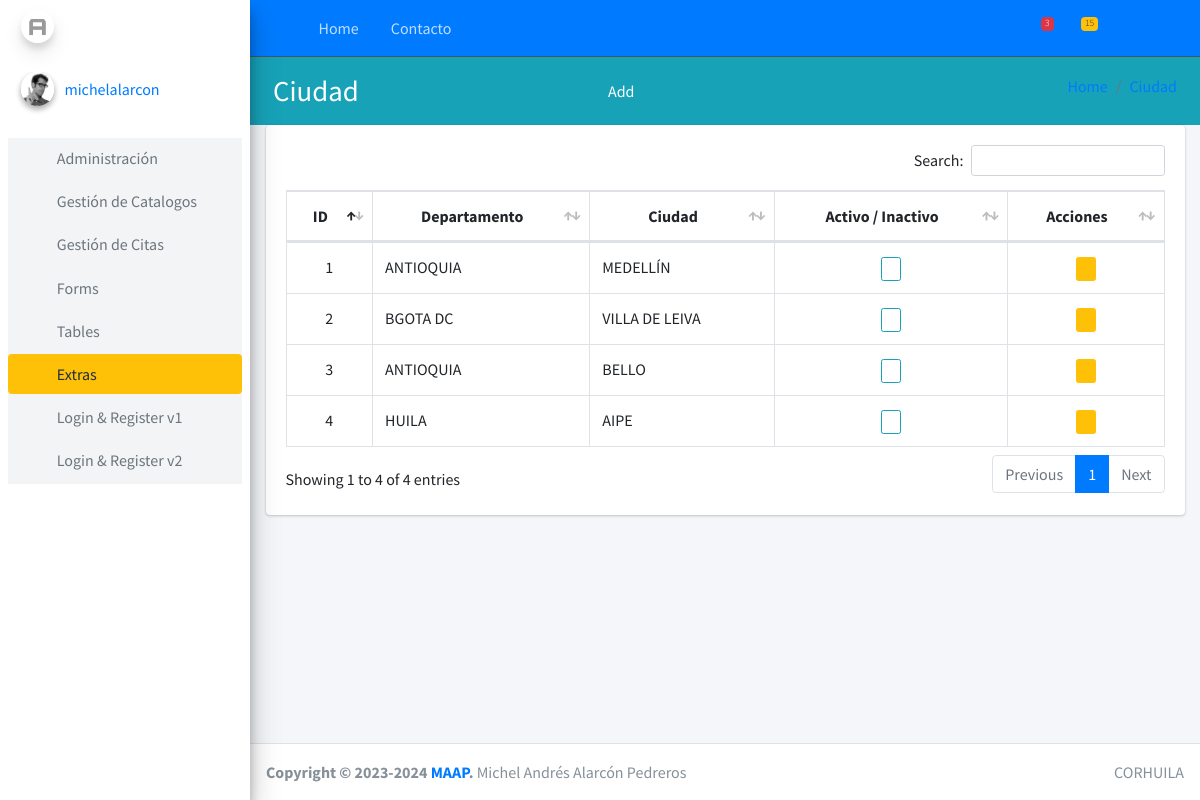
Screenshot of /geografico/ciudad/list/ (signed in) with the database file from the repository.
### aplicaciones/admon/models.py (models this page shows, shortened)
class Usuario(AuditModel, AbstractUser, PermissionsMixin):
    avatar = models.ImageField(upload_to='user/%Y/%m/%d/', verbose_name="Imagen",blank=True)
    token = models.UUIDField(primary_key=False, editable=False, verbose_name="Token", null=True, blank=True)
    telefono = models.CharField(max_length=10, verbose_name="Telefono")
    genero = models.CharField(max_length=1, choices=GENDER_CHOICES, verbose_name="Genero")
    email =models.EmailField(verbose_name="Correo Electrónico")
    first_name = models.CharField(verbose_name="Nombres", max_length=100)
    last_name = models.CharField(verbose_name="Apellidos", max_length=100)
    is_staff = models.BooleanField(default=False, verbose_name="Tiene Acceso a administracion")
    is_active = models.BooleanField(default=True, verbose_name="Esta Activo")
    is_superuser =models.BooleanField(default=False, verbose_name="Es usuario Administrador")
    USERNAME_FIELD = 'username'
    REQUIRED_FIELDS = ['first_name', 'last_name', 'email', 'password', 'genero', 'telefono']
    objects = UsuarioManager()
    class Meta:
        verbose_name = ('Usuario')
        verbose_name_plural = ('Usuarios')

### aplicaciones/geografico/models.py (models this page shows, shortened)
class Ciudad(AuditModel):
    nombre = models.CharField(max_length=100)
    departamento = models.ForeignKey(Departamento, on_delete=models.CASCADE, related_name='Ciudad')
    class Meta:
        verbose_name = 'Ciudad'
        verbose_name_plural = 'Ciudades'

class Departamento(AuditModel):
    nombre = models.CharField(max_length=100)
    pais = models.ForeignKey(Pais, on_delete=models.CASCADE, related_name='departamento')
    class Meta:
        verbose_name = 'Departamento'
        verbose_name_plural = 'Departamentos'
    def __str__(self):
        return self.nombre

### aplicaciones/geografico/views.py (the view)
# urls.py: path('ciudad/list/', CiudadListView.as_view(), name='ciudad_list'),
class CiudadListView(SinPrivilegios, ValidatePermissionRequiredMixin, SuccessMessageMixin, ListView):
    permission_required = 'geografico.view_ciudad'
    model = Ciudad
    template_name = "ciudad/read.html"
    error_message = "Error al actualizar el registro, verifique los Campos."
    context_object_name = "obj"
    def get_context_data(self, **kwargs):
        context = super().get_context_data(**kwargs)
        context['title'] = 'Datos del departamento'
        context['create_url'] = reverse_lazy('geografico:ciudad_new')
        context['list_url'] = reverse_lazy('geografico:ciudad_list')
        context['entity'] = 'Ciudad'
        return context

### aplicaciones/config/views.py (called while the page is built)
    def get_perms(self):
        if isinstance(self.permission_required, str):
            perms = (self.permission_required,)
        else:
            perms = self.permission_required
        return perms

    def dispatch(self, request, *args, **kwargs):
        if request.user.has_perms(self.get_perms()):
            return super().dispatch(request, *args, **kwargs)
        messages.error(request, 'No tiene permiso para ingresar a este módulo')
        return HttpResponseRedirect(self.get_url_redirect())

### aplicaciones/geografico/templates/ciudad/read.html (shortened to what this page needs)
{% extends 'cruds/list.html' %}
{% block table_head %}
<th style="text-align: center;">ID</th>
<th style="text-align: center;">Departamento</th>
<th style="text-align: center;">Ciudad</th>
<th style="text-align: center;">Activo / Inactivo</th>
<th style="text-align: center;">Acciones</th>
{% endblock table_head %}
{% block table_body %}
<td style="text-align: center;">{{ e.id }}</td>
<td>{{ e.departamento}}</td>
<td>{{ e.nombre}}</td>
<td style="text-align: center;">
  <div onclick="inactivar({{e.id}})">
    {% if e.state %}
    <button class="btn btn-outline-info btn-circle btn-xs">
      <i class="far fa-thumbs-up text-primary"></i>
    </button>
    {% else %}
    <button class="btn btn-outline-danger btn-circle btn-xs">
      <i class="far fa-thumbs-down text-danger"></i>
    </button>
    {% endif %}
  </div>
</td>
<td style="text-align: center;">
  {% if e.state %}
    <a href="{% url 'geografico:ciudad_edit' e.id %}" class="btn btn-warning btn-circle btn-xs" role="button"><i
      class="far fa-edit"> </i></a>
  {% else %}
    <a href="#" class="btn btn-danger btn-circle btn-xs" role="button"><i class="fa fa-user-times" aria-hidden="true"></i></a>
  {% endif %}
</td>
{% endblock table_body %}

### templates/cruds/list.html (shortened to what this page needs)
{% extends 'esquema/body.html' %}
{% load static %}
{% block extra_css %}
<link rel="stylesheet" href="{% static 'plugins\datatables-bs4\css\dataTables.bootstrap4.min.css' %}">
<link rel="stylesheet" href="{% static 'plugins/toastr/toastr.min.css' %}">
<link rel="stylesheet" href="{% static 'plugins\datatables-responsive\css\responsive.bootstrap4.min.css' %}">
<link rel="stylesheet" href="{% static 'plugins\datatables-buttons\css\buttons.bootstrap4.min.css' %}">
{% endblock extra_css %}
{% block bienvenida %}
<div class="col align-self-center">
    <h1>{{entity}} </h1>
</div>
<div class="col align-self-center">
    <a href="{{ create_url }}" class="btn bg-info"> <i class="fas fa-folder-plus"></i> Add </a>
</div>
{% endblock bienvenida %}
{% block link %}
<div class="col-sm">
    <ol class="breadcrumb float-sm-right">
        <li class="breadcrumb-item"><a href=" {% url 'home:home' %} ">Home</a></li>
        <li class="breadcrumb-item"><a href=" {{list_url}} ">{{entity}}</a></li>
    </ol>
</div>
{% endblock link %}
{% block content %}
<section class="cotainer">
    <div class="container-fluid">
        <div class="row">
            <div class="col-12">
                <div class="card">
                    <div class="card-body">
                        {% if not obj %}
                        <div class="alert alert-warning">No hay Registros</div>
                        {% else %}
                        <table id="table" class="table table-bordered table-hover">
                            <thead>
                                {% block table_head %}
                                {% endblock table_head %}
                            </thead>
                            <tbody>
                                {% for e in obj %}
                                <tr>
                                    {% block table_body %}
                                    {% endblock table_body %}
                                </tr>
                                {% endfor %}
                            </tbody>
                        </table>
                        {% endif %}
                    </div>
                </div>
            </div>
        </div>
    </div>
</section>
{% endblock%}

### templates/esquema/sidebar.html (shortened to what this page needs)
{% load static %}
<aside class="main-sidebar bg-light-primary  elevation-4">
  <a href="{% url 'home:home' %}" class="brand-link">
    <img src="{% static 'img/AdminLTELogo.png'%}"  alt="AdminLTE Logo" class="brand-image img-circle elevation-3" style="opacity: .5">
    <span class="brand-text font-weight-light">UNIVERSIDAD CORHUILA  </span>
  </a>
  <div class="sidebar">
    <div class="user-panel mt-3 pb-3 mb-3 d-flex">
      <div class="image">
        <img src="{% static 'img/user2-160x160.jpg'%}" class="img-circle elevation-2" alt="User Image">
      </div>
      <div class="info">
        <a href="#" class="d-block">{{ user }}</a>
      </div>
    </div>
    <nav class="mt-2">
      <ul class="nav nav-pills nav-sidebar flex-column" data-widget="treeview" role="menu" data-accordion="false">
        <li class="nav-item bg-gray-light">
          <a href="#" class="nav-link">
            <i class="nav-icon fas fa-copy"></i>
            <p>
              Administración
              <i class="fas fa-angle-left right"></i>
            </p>
          </a>
        </li>
        <li class="nav-item bg-gray-light">
          <a href="#" class="nav-link">
            <i class="nav-icon fas fa-chart-pie"></i>
            <p>
              Gestión de Catalogos
              <i class="right fas fa-angle-left"></i>
            </p>
          </a>
        </li>
        <li class="nav-item bg-gray-light">
          <a href="#" class="nav-link">
            <i class="nav-icon fas fa-tree"></i>
            <p>
              Gestión de Citas
              <i class="fas fa-angle-left right"></i>
            </p>
          </a>
        </li>
        <li class="nav-item bg-gray-light">
          <a href="#" class="nav-link">
            <i class="nav-icon fas fa-edit"></i>
            <p>
              Forms
              <i class="fas fa-angle-left right"></i>
            </p>
          </a>
        </li>
        <li class="nav-item bg-gray-light">
          <a href="#" class="nav-link">
            <i class="nav-icon fas fa-table"></i>
            <p>
              Tables
              <i class="fas fa-angle-left right"></i>
            </p>
          </a>
        </li>
        <li class="nav-item menu-open bg-gray-light">
          <a href="#" class="nav-link active bg-warning">
            <i class="nav-icon far fa-plus-square"></i>
            <p>
              Extras
              <i class="fas fa-angle-left right"></i>
            </p>
          </a>
          <ul class="nav nav-treeview">
            <li class="nav-item">
              <a href="#" class="nav-link">
                <i class="far fa-circle nav-icon"></i>
                <p>
                  Login & Register v1
                  <i class="fas fa-angle-left right"></i>
                </p>
              </a>
            </li>
            <li class="nav-item bg-gray-light">
              <a href="#" class="nav-link">
                <i class="far fa-circle nav-icon"></i>
                <p>
                  Login & Register v2
                  <i class="fas fa-angle-left right"></i>
                </p>
              </a>
            </li>
          </ul>
        </li>
      </ul>
    </nav>
  </div>
</aside>

### rows the page displays
Usuario: username "michelalarcon"
Ciudad: id "1", departamento "ANTIOQUIA", nombre "MEDELLÍN", state True (drawn)
Ciudad: id "2", departamento "BGOTA DC", nombre "VILLA DE LEIVA", state True (drawn)
Ciudad: id "3", departamento "ANTIOQUIA", nombre "BELLO", state True (drawn)
Ciudad: id "4", departamento "HUILA", nombre "AIPE", state True (drawn)

### other values shown
{{ entity }} "Ciudad"
